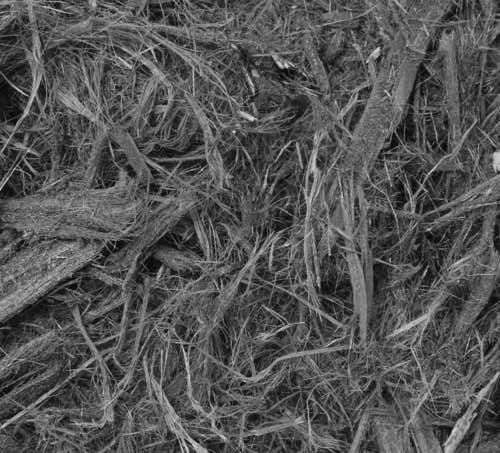
#> input picture Textures/Im01.jpg, 500 x 453 px
$ python -i texture_features.py   (imports and definitions only)   (older library calls are emulated)
#> lines starting #> are read from the running program, lines starting #| are printed output that depends on the picture; after the words box and inside, x2 and y2 are one past the last pixel; in counts of white or black regions, pixels touching at a corner belong together
"""
Texture Feature Extraction Module

This module implements texture-based descriptors:
1. Gabor Filters (multiple orientations and scales)
2. Tamura Features (coarseness, contrast, directionality)
"""

import cv2
import numpy as np
from typing import Dict, List, Tuple
from scipy import ndimage


def create_gabor_kernels(ksize: int = 21,
                        orientations: List[float] = None,
                        scales: List[float] = None) -> List[np.ndarray]:
    """
    Create a bank of Gabor filter kernels.

    Args:
        ksize: Kernel size
        orientations: List of orientations in degrees (default: [0, 45, 90, 135])
        scales: List of scales (wavelengths) for the filters

    Returns:
        List of Gabor kernels
    """
    if orientations is None:
        orientations = [0, 45, 90, 135]

    if scales is None:
        scales = [3, 5, 7]

    kernels = []
    for theta in orientations:
        theta_rad = np.deg2rad(theta)
        for lambd in scales:
            kernel = cv2.getGaborKernel(
                (ksize, ksize),
                sigma=5.0,
                theta=theta_rad,
                lambd=lambd,
                gamma=0.5,
                psi=0
            )
            kernels.append(kernel)

    return kernels


def extract_gabor_features(image: np.ndarray) -> np.ndarray:
    """
    Extract Gabor filter features from an image.

    For each Gabor filter, we compute the mean and standard deviation
    of the filter response, creating a texture descriptor.

    Args:
        image: Input image (grayscale or color)

    Returns:
        Array of Gabor features (mean and std for each filter)
    """
    # Convert to grayscale if needed
    if len(image.shape) == 3:
        gray = cv2.cvtColor(image, cv2.COLOR_BGR2GRAY)
    else:
        gray = image.copy()

    # Normalize image
    gray = gray.astype(np.float32) / 255.0

    # Create Gabor kernels
    kernels = create_gabor_kernels()

    features = []
    for kernel in kernels:
        # Apply Gabor filter
        filtered = cv2.filter2D(gray, cv2.CV_32F, kernel)

        # Compute statistics
        mean = np.mean(filtered)
        std = np.std(filtered)

        features.extend([mean, std])

    return np.array(features)


def compute_tamura_coarseness(image: np.ndarray, kmax: int = 5) -> float:
    """
    Compute Tamura coarseness feature.

    Coarseness measures the texture granularity. Larger values indicate
    coarser textures.

    Args:
        image: Grayscale image
        kmax: Maximum window size parameter (2^kmax x 2^kmax)

    Returns:
        Coarseness value
    """
    # Convert to grayscale if needed
    if len(image.shape) == 3:
        gray = cv2.cvtColor(image, cv2.COLOR_BGR2GRAY)
    else:
        gray = image.copy()

    gray = gray.astype(np.float32)
    h, w = gray.shape

    # Compute average over neighborhoods of different sizes
    A_k = []
    for k in range(kmax):
        window_size = 2 ** k
        # Use uniform filter for averaging
        avg = ndimage.uniform_filter(gray, size=window_size)
        A_k.append(avg)

    # Compute differences between non-overlapping neighborhoods
    E_h = np.zeros((kmax, h, w))
    E_v = np.zeros((kmax, h, w))

    for k in range(kmax):
        window_size = 2 ** k
        # Horizontal and vertical differences
        E_h[k] = np.abs(
            np.roll(A_k[k], window_size, axis=1) -
            np.roll(A_k[k], -window_size, axis=1)
        )
        E_v[k] = np.abs(
            np.roll(A_k[k], window_size, axis=0) -
            np.roll(A_k[k], -window_size, axis=0)
        )

    # Find the k that maximizes E in either direction for each pixel
    E_max = np.maximum(E_h, E_v)
    k_best = np.argmax(E_max, axis=0)

    # Compute coarseness
    S_best = 2 ** k_best
    coarseness = np.mean(S_best)

    return float(coarseness)


def compute_tamura_contrast(image: np.ndarray) -> float:
    """
    Compute Tamura contrast feature.

    Contrast measures the dynamic range of gray levels.

    Args:
        image: Grayscale image

    Returns:
        Contrast value
    """
    # Convert to grayscale if needed
    if len(image.shape) == 3:
        gray = cv2.cvtColor(image, cv2.COLOR_BGR2GRAY)
    else:
        gray = image.copy()

    gray = gray.astype(np.float32)

    # Compute standard deviation and kurtosis
    mu = np.mean(gray)
    sigma = np.std(gray)

    # Fourth moment (kurtosis)
    mu4 = np.mean((gray - mu) ** 4)

    if sigma == 0:
        return 0.0

    # Contrast formula
    alpha4 = mu4 / (sigma ** 4)
    contrast = sigma / (alpha4 ** 0.25) if alpha4 > 0 else 0

    return float(contrast)


def compute_tamura_directionality(image: np.ndarray, num_bins: int = 16) -> Tuple[float, np.ndarray]:
    """
    Compute Tamura directionality feature.

    Directionality measures the degree to which the texture has a dominant direction.

    Args:
        image: Grayscale image
        num_bins: Number of bins for direction histogram

    Returns:
        Tuple of (directionality_value, direction_histogram)
    """
    # Convert to grayscale if needed
    if len(image.shape) == 3:
        gray = cv2.cvtColor(image, cv2.COLOR_BGR2GRAY)
    else:
        gray = image.copy()

    gray = gray.astype(np.float32)

    # Compute gradients using Sobel operators
    delta_h = cv2.Sobel(gray, cv2.CV_32F, 1, 0, ksize=3)
    delta_v = cv2.Sobel(gray, cv2.CV_32F, 0, 1, ksize=3)

    # Compute gradient magnitude
    delta_g = np.sqrt(delta_h ** 2 + delta_v ** 2)

    # Compute gradient direction
    theta = np.arctan2(delta_v, delta_h)
    theta = (theta + np.pi) * (180 / np.pi)  # Convert to degrees [0, 360)

    # Quantize directions
    theta = theta % 180  # Use 180 degrees (0-180)

    # Only consider pixels with significant gradient
    threshold = np.mean(delta_g) * 0.1
    mask = delta_g > threshold

    # Build histogram
    if np.sum(mask) > 0:
        hist, bin_edges = np.histogram(
            theta[mask],
            bins=num_bins,
            range=(0, 180)
        )
        hist = hist.astype(np.float32)
        hist = hist / np.sum(hist)  # Normalize
    else:
        hist = np.zeros(num_bins, dtype=np.float32)

    # Compute directionality measure (peakedness of histogram)
    # Higher values indicate stronger directionality
    bin_centers = (bin_edges[:-1] + bin_edges[1:]) / 2

    # Find peaks in histogram
    if np.max(hist) > 0:
        # Directionality is inversely related to histogram variance
        mean_angle = np.sum(bin_centers * hist)
        variance = np.sum(hist * ((bin_centers - mean_angle) ** 2))
        directionality = 1.0 - variance / 1000.0  # Normalize
    else:
        directionality = 0.0

    return float(directionality), hist


def extract_tamura_features(image: np.ndarray) -> Dict[str, any]:
    """
    Extract all Tamura texture features.

    Args:
        image: Input image

    Returns:
        Dictionary containing:
            - 'coarseness': Coarseness value
            - 'contrast': Contrast value
            - 'directionality': Directionality value
            - 'direction_histogram': Direction histogram
    """
    coarseness = compute_tamura_coarseness(image)
    contrast = compute_tamura_contrast(image)
    directionality, dir_hist = compute_tamura_directionality(image)

    return {
        'coarseness': float(coarseness),
        'contrast': float(contrast),
        'directionality': float(directionality),
        'direction_histogram': dir_hist.tolist()
    }


def extract_texture_features(image: np.ndarray) -> Dict[str, any]:
    """
    Extract all texture features from an image.

    Args:
        image: Input image

    Returns:
        Dictionary containing:
            - 'gabor_features': Gabor filter responses
            - 'tamura_features': Tamura texture features
            - 'combined': Concatenated feature vector
    """
    # Extract Gabor features
    gabor_features = extract_gabor_features(image)

    # Extract Tamura features
    tamura_features = extract_tamura_features(image)

    # Combine into a single feature vector
    combined = np.concatenate([
        gabor_features,
        [tamura_features['coarseness']],
        [tamura_features['contrast']],
        [tamura_features['directionality']],
        tamura_features['direction_histogram']
    ])

    return {
        'gabor_features': gabor_features.tolist(),
        'tamura_coarseness': tamura_features['coarseness'],
        'tamura_contrast': tamura_features['contrast'],
        'tamura_directionality': tamura_features['directionality'],
        'tamura_direction_histogram': tamura_features['direction_histogram'],
        'combined': combined.tolist()
    }


# [15 lines not run here, left out]

>>> import cv2
>>> picture = cv2.imread('../Textures/Im01.jpg')
#> picture is the input picture: shape (453, 500, 3); min 0, max 218, mean 84.1
>>> result = extract_texture_features(picture)
#> the loop in extract_gabor_features, `for kernel in kernels:` made 12 passes
#> (mean, std) on passes 1 to 8: (0.0887, 0.64), (0.346, 1.28), (0.586, 1.84), (0.12, 0.535), (0.313, 1.19), (0.654, 1.78), (0.0885, 0.573), (0.346, 1.04)
#> pass 1, in extract_gabor_features, `filtered = cv2.filter2D(gray, cv2.CV_32F, kernel)`:
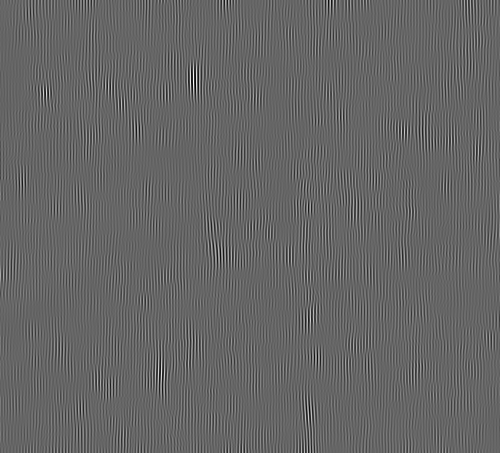
#> filtered: shape (453, 500) float32; min -3.53, max 5.51, mean 0.0887; drawn with min black and max white
#> after the loop in extract_gabor_features, `for kernel in kernels:`:
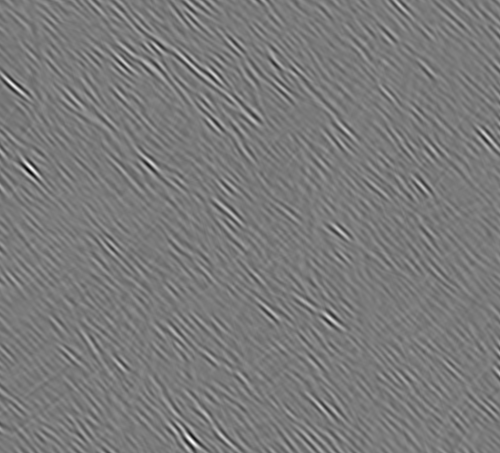
#> filtered: shape (453, 500) float32; min -12.62, max 14.92, mean 0.654; drawn with min black and max white
#> after the loop in extract_gabor_features, `for kernel in kernels:`: features = [0.0887, 0.64, 0.346, 1.28, 0.586, 1.84, 0.12, 0.535, 0.313, 1.19, 0.654, 1.78, 0.0885, 0.573, 0.346, 1.04, 0.587, 1.45, 0.12, 0.5, 0.313, 1.1, 0.654, 1.56]
#> in extract_texture_features, `gabor_features = extract_gabor_features(image)`: gabor_features = 24 values, max 1.84 at index 5, min 0.0885 at index 12, mean 0.737
#> after the loop in compute_tamura_coarseness, `for k in range(kmax):`: A_k = 5 items
#> in compute_tamura_coarseness, `k_best = np.argmax(E_max, axis=0)`:
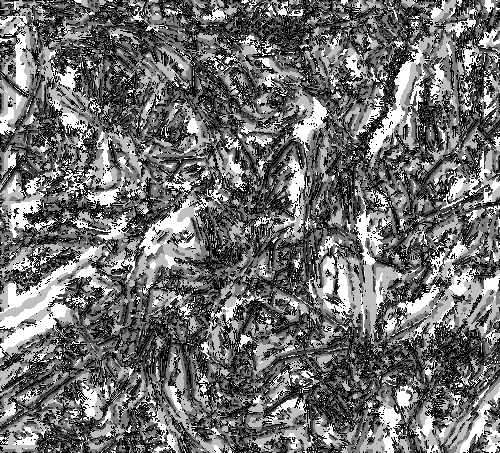
#> k_best: shape (453, 500) int64; min 0, max 4, mean 1.74; drawn with min black and max white
#> in compute_tamura_coarseness, `S_best = 2 ** k_best`:
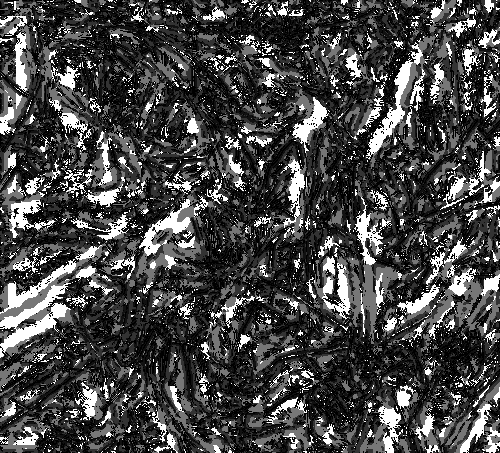
#> S_best: shape (453, 500) int64; min 1, max 16, mean 5.15; drawn with min black and max white
#> in compute_tamura_coarseness, `coarseness = np.mean(S_best)`: coarseness = 5.15
#> in compute_tamura_contrast, `mu = np.mean(gray)`: mu = 84.1
#> in compute_tamura_contrast, `sigma = np.std(gray)`: sigma = 32.65
#> in compute_tamura_contrast, `mu4 = np.mean((gray - mu) ** 4)`: mu4 = 3080917.5
#> in compute_tamura_contrast, `alpha4 = mu4 / (sigma ** 4)`: alpha4 = 2.71
#> in compute_tamura_contrast, `contrast = sigma / (alpha4 ** 0.25) if alpha4 > 0 else 0`: contrast = 25.44
#> in compute_tamura_directionality, `delta_g = np.sqrt(delta_h ** 2 + delta_v ** 2)`:
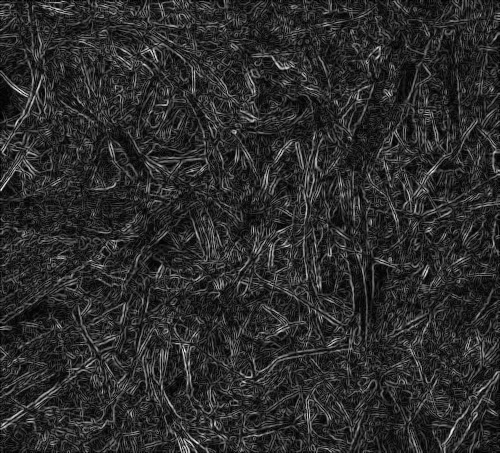
#> delta_g: shape (453, 500) float32; min 0, max 688.4, mean 119.3; drawn with min black and max white
#> in compute_tamura_directionality, `theta = theta % 180`:
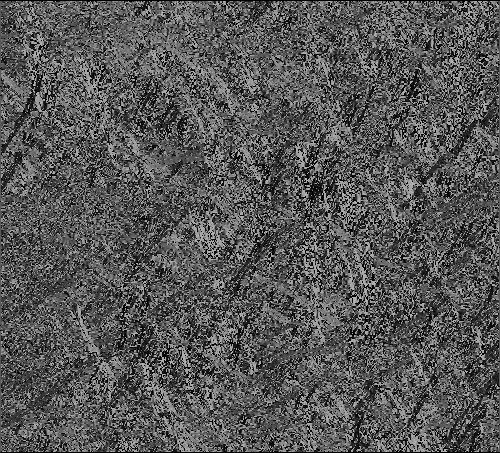
#> theta: shape (453, 500) float32; min 0, max 179.9, mean 86.9
#> in compute_tamura_directionality, `threshold = np.mean(delta_g) * 0.1`: threshold = 11.93
#> in compute_tamura_directionality, `mask = delta_g > threshold`:
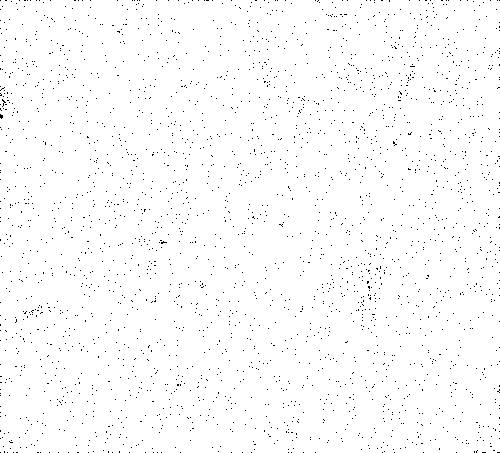
#> mask: shape (453, 500) bool; 98.7% white; black in thin lines or dots
#> in compute_tamura_directionality, `hist, bin_edges = np.histogram( theta[mask], bins=num_bins, range=(0, ..`: hist = [17567, 15938, 15157, 13849, 14850, 13988, 13524, 12708, 13783, 12354, 12017, 11376, 12910, 13364, 14887, 15188]; bin_edges = 17 values from 0 to 180
#> in compute_tamura_directionality, `hist = hist / np.sum(hist)`: hist = [0.0786, 0.0713, 0.0678, 0.062, 0.0665, 0.0626, 0.0605, 0.0569, 0.0617, 0.0553, 0.0538, 0.0509, 0.0578, 0.0598, 0.0666, 0.068]
#> in compute_tamura_directionality, `bin_centers = (bin_edges[:-1] + bin_edges[1:]) / 2`: bin_centers = [5.62, 16.88, 28.12, 39.38, 50.62, 61.88, 73.12, 84.38, 95.62, 106.9, 118.1, 129.4, 140.6, 151.9, 163.1, 174.4]
#> in compute_tamura_directionality, `mean_angle = np.sum(bin_centers * hist)`: mean_angle = 87.13
#> in compute_tamura_directionality, `variance = np.sum(hist * ((bin_centers - mean_angle) ** 2))`: variance = 2879.2
#> in compute_tamura_directionality, `directionality = 1.0 - variance / 1000.0`: directionality = -1.88
#> in extract_tamura_features, `directionality, dir_hist = compute_tamura_directionality(image)`: dir_hist has the same summary as hist in compute_tamura_directionality
#> in extract_texture_features, `tamura_features = extract_tamura_features(image)`: tamura_features = {'coarseness': 5.15, 'contrast': 25.44, 'directionality': -1.88, 'direction_histogram': [0.0786, 0.0713, 0.0678, 0.062, 0.0665, 0.0626, 0.0605, 0.0569, 0.0617, 0.0553, 0.0538, 0.0509, 0.0578, 0.0598, 0.0666, 0.068]}
#> in extract_texture_features, `combined = np.concatenate([ gabor_features, [tamura_features['coarsene..`: combined = 43 values, max 25.44 at index 25, min -1.88 at index 26, mean 1.1
#> result = 6 items

$ run again, on Textures/Im02.jpg
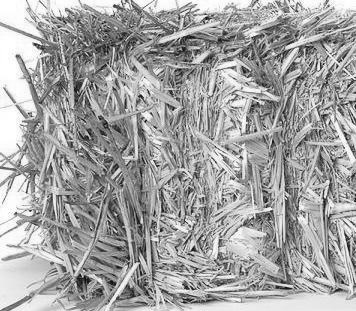
#> input picture Textures/Im02.jpg, 356 x 311 px
#> picture is the input picture: shape (311, 356, 3); min 9, max 255, mean 163.7
#> the loop in extract_gabor_features, `for kernel in kernels:` made 12 passes
#> (mean, std) on passes 1 to 8: (0.172, 1.36), (0.674, 2.17), (1.14, 2.92), (0.233, 1.06), (0.609, 1.65), (1.27, 2.2), (0.173, 0.952), (0.673, 1.71)
#> after the loop in extract_gabor_features, `for kernel in kernels:`:
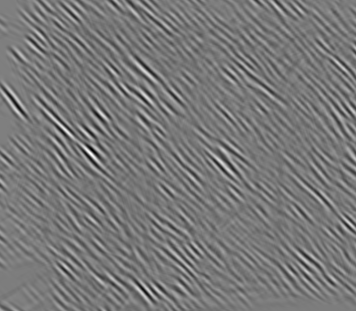
#> filtered: shape (311, 356) float32; min -11.89, max 15.9, mean 1.27; drawn with min black and max white
#> after the loop in extract_gabor_features, `for kernel in kernels:`: features = [0.172, 1.36, 0.674, 2.17, 1.14, 2.92, 0.233, 1.06, 0.609, 1.65, 1.27, 2.2, 0.173, 0.952, 0.673, 1.71, 1.14, 2.42, 0.233, 1.07, 0.609, 1.77, 1.27, 2.36]
#> gabor_features = 24 values, max 2.92 at index 5, min 0.172 at index 0, mean 1.24
#> after the loop in compute_tamura_coarseness, `for k in range(kmax):`: A_k = 5 items
#> in compute_tamura_coarseness, `coarseness = np.mean(S_best)`: coarseness = 4.92
#> mu = 163.7
#> sigma = 53.12
#> mu4 = 18088552
#> alpha4 = 2.27
#> in compute_tamura_contrast, `contrast = sigma / (alpha4 ** 0.25) if alpha4 > 0 else 0`: contrast = 43.26
#> threshold = 18.42
#> in compute_tamura_directionality, `mask = delta_g > threshold`:
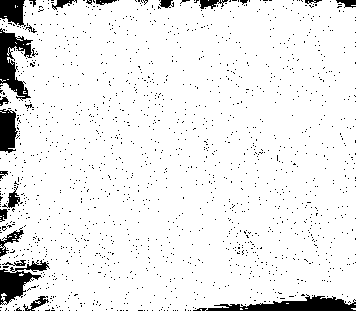
#> mask: shape (311, 356) bool; 92.9% white; 1532 black regions (1511 under 20 px), largest, box (x1, y1, x2, y2) and area: (193, 294, 356, 311) 1296, (0, 28, 33, 101) 1118, (0, 260, 50, 305) 922
#> in compute_tamura_directionality, `hist, bin_edges = np.histogram( theta[mask], bins=num_bins, range=(0, ..`: hist = [8004, 6785, 5880, 5404, 5583, 5719, 5962, 6055, 6781, 6090, 6128, 5796, 6297, 6722, 7684, 8007]; bin_edges = 17 values from 0 to 180
#> in compute_tamura_directionality, `hist = hist / np.sum(hist)`: hist = [0.0778, 0.0659, 0.0571, 0.0525, 0.0543, 0.0556, 0.0579, 0.0588, 0.0659, 0.0592, 0.0596, 0.0563, 0.0612, 0.0653, 0.0747, 0.0778]
#> bin_centers = [5.62, 16.88, 28.12, 39.38, 50.62, 61.88, 73.12, 84.38, 95.62, 106.9, 118.1, 129.4, 140.6, 151.9, 163.1, 174.4]
#> mean_angle = 91.84
#> variance = 2916.4
#> in compute_tamura_directionality, `directionality = 1.0 - variance / 1000.0`: directionality = -1.92
#> in extract_tamura_features, `directionality, dir_hist = compute_tamura_directionality(image)`: dir_hist has the same summary as hist in compute_tamura_directionality
#> tamura_features = {'coarseness': 4.92, 'contrast': 43.26, 'directionality': -1.92, 'direction_histogram': [0.0778, 0.0659, 0.0571, 0.0525, 0.0543, 0.0556, 0.0579, 0.0588, 0.0659, 0.0592, 0.0596, 0.0563, 0.0612, 0.0653, 0.0747, 0.0778]}
#> combined = 43 values, max 43.26 at index 25, min -1.92 at index 26, mean 1.79
#> result = 6 items

$ run again, on Textures/Im03.jpg
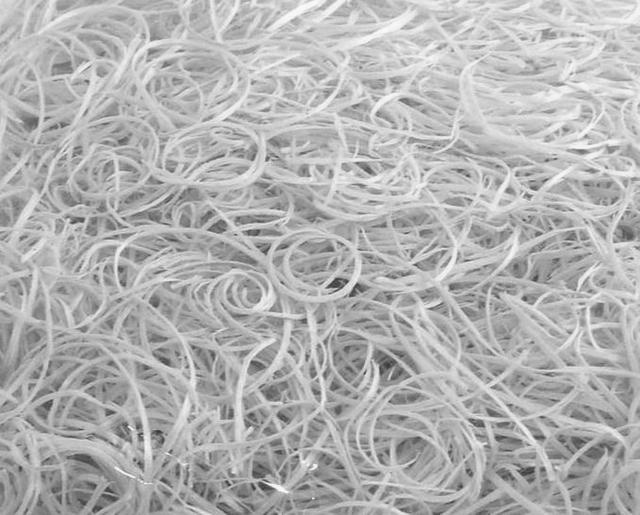
#> input picture Textures/Im03.jpg, 640 x 515 px
#> picture is the input picture: shape (515, 640, 3); min 54, max 255, mean 178.4
#> the loop in extract_gabor_features, `for kernel in kernels:` made 12 passes
#> (mean, std) on passes 1 to 8: (0.188, 0.141), (0.733, 0.52), (1.24, 1.1), (0.254, 0.205), (0.664, 0.71), (1.39, 1.37), (0.188, 0.359), (0.733, 0.944)
#> after the loop in extract_gabor_features, `for kernel in kernels:`:
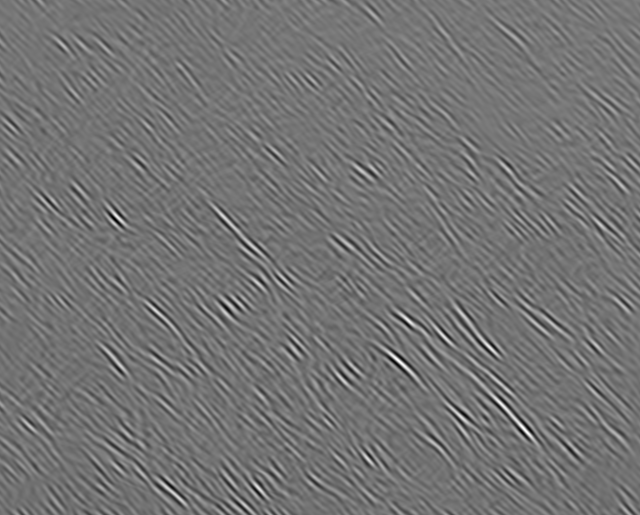
#> filtered: shape (515, 640) float32; min -7.27, max 11.72, mean 1.39; drawn with min black and max white
#> after the loop in extract_gabor_features, `for kernel in kernels:`: features = [0.188, 0.141, 0.733, 0.52, 1.24, 1.1, 0.254, 0.205, 0.664, 0.71, 1.39, 1.37, 0.188, 0.359, 0.733, 0.944, 1.24, 1.6, 0.254, 0.184, 0.664, 0.696, 1.39, 1.31]
#> gabor_features = 24 values, max 1.6 at index 17, min 0.141 at index 1, mean 0.753
#> after the loop in compute_tamura_coarseness, `for k in range(kmax):`: A_k = 5 items
#> in compute_tamura_coarseness, `coarseness = np.mean(S_best)`: coarseness = 6.34
#> mu = 178.4
#> sigma = 28.99
#> mu4 = 2196061.8
#> alpha4 = 3.11
#> in compute_tamura_contrast, `contrast = sigma / (alpha4 ** 0.25) if alpha4 > 0 else 0`: contrast = 21.83
#> threshold = 7.72
#> in compute_tamura_directionality, `mask = delta_g > threshold`:
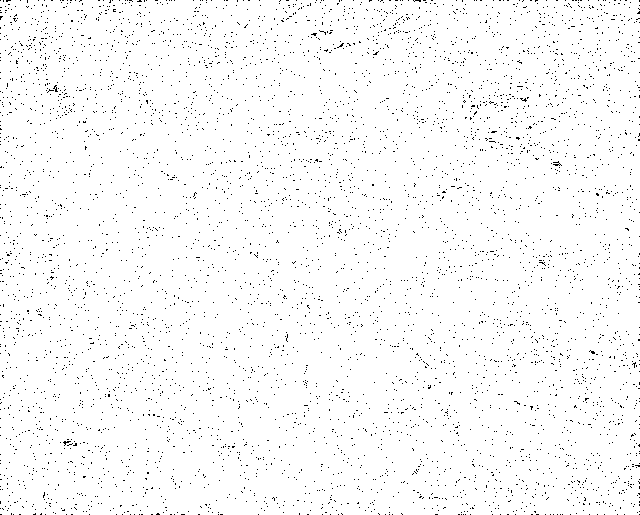
#> mask: shape (515, 640) bool; 97.9% white; black in thin lines or dots
#> in compute_tamura_directionality, `hist, bin_edges = np.histogram( theta[mask], bins=num_bins, range=(0, ..`: hist = [17445, 16343, 16446, 15892, 20334, 21787, 25390, 25804, 30378, 26622, 22266, 17724, 19194, 16332, 16302, 14303]; bin_edges = 17 values from 0 to 180
#> in compute_tamura_directionality, `hist = hist / np.sum(hist)`: hist = [0.0541, 0.0507, 0.051, 0.0493, 0.063, 0.0675, 0.0787, 0.08, 0.0942, 0.0825, 0.069, 0.0549, 0.0595, 0.0506, 0.0505, 0.0443]
#> bin_centers = [5.62, 16.88, 28.12, 39.38, 50.62, 61.88, 73.12, 84.38, 95.62, 106.9, 118.1, 129.4, 140.6, 151.9, 163.1, 174.4]
#> mean_angle = 89.53
#> variance = 2251.9
#> in compute_tamura_directionality, `directionality = 1.0 - variance / 1000.0`: directionality = -1.25
#> in extract_tamura_features, `directionality, dir_hist = compute_tamura_directionality(image)`: dir_hist has the same summary as hist in compute_tamura_directionality
#> tamura_features = {'coarseness': 6.34, 'contrast': 21.83, 'directionality': -1.25, 'direction_histogram': [0.0541, 0.0507, 0.051, 0.0493, 0.063, 0.0675, 0.0787, 0.08, 0.0942, 0.0825, 0.069, 0.0549, 0.0595, 0.0506, 0.0505, 0.0443]}
#> combined = 43 values, max 21.83 at index 25, min -1.25 at index 26, mean 1.07
#> result = 6 items
